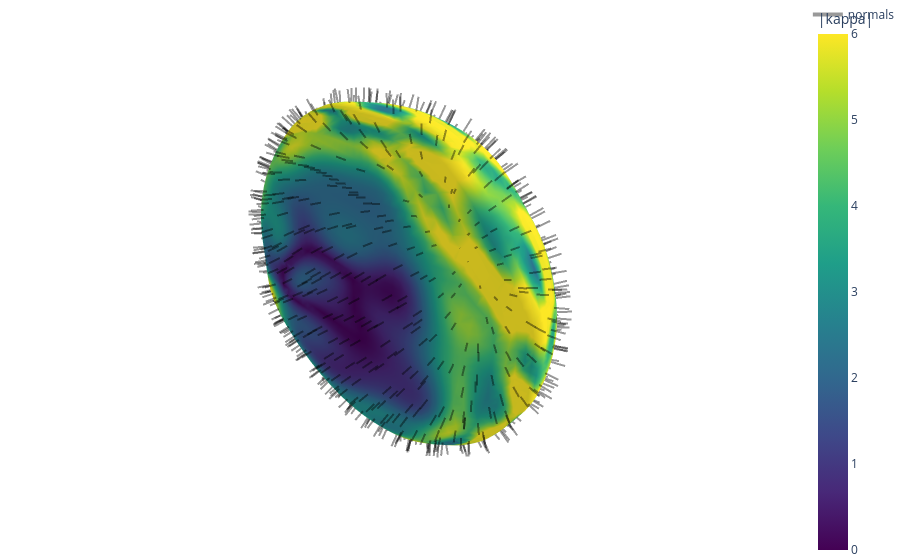

The code cell stored with this chart in its notebook:
### Code cell
## INTERACTIVE PLOT ##

from pinn.normal_curves import interactive_isosurface_plot

# ==== Parameters =====
lambda_1 = 100000
lambda_2 = 10
lambda_3 = 100000
shape = "biconcave"
step = 10000
additive = 0.15
missing  = 0.6
str_add  = str(additive).replace('.', '')
str_miss = str(missing).replace('.', '')
version  = "data_0123"

# ==== Load checkpoint data =====
checkpoint_data = {}
checkpoint_dir = f"../outputs/logs/{shape}/{version}/a{str_add}_m{str_miss}/lambda_{lambda_1}_{lambda_2}_{lambda_3}_cont/checkpoint_{step}"
# checkpoint_dir = f"../outputs/logs/{shape}/lambda_{lambda_1}_{lambda_2}_{lambda_3}/checkpoint_{step}"
checkpoint_path = os.path.abspath(checkpoint_dir)
checkpoint_data = checkpoints.restore_checkpoint(ckpt_dir=checkpoint_path, target=None)


fig, verts, faces, norms, kappa = interactive_isosurface_plot(
    checkpoint_data,
    grid_size=64,
    
    compute_normals=True,
    n_cone=1000, 
    cone_length=0.05,
    cone_opacity=0.4,
    norm_direction=-1,
    
    compute_curvature=True,
    abs_curvature=True,
    colorscale="Viridis",
    clim=(0, 6),          # color range
    show_colorbar=True,
    mesh_opacity=1,
)
fig.show()

### Figure 1 — Plotly figure (JSON) as saved in the notebook; plotly's stock layout.template omitted (floating-point values rounded to 4 significant figures; data arrays with more than 128 entries replaced by an {"elided": "..."} marker saying what was removed)
{"data": [{"cmax": 6, "cmin": 0, "colorbar": {"title": {"text": "|kappa|"}}, "colorscale": [[0, "#440154"], [0.1111, "#482878"], [0.2222, "#3e4989"], [0.3333, "#31688e"], [0.4444, "#26828e"], [0.5556, "#1f9e89"], [0.6667, "#35b779"], [0.7778, "#6ece58"], [0.8889, "#b5de2b"], [1, "#fde725"]], "i": {"elided": "12152 int values"}, "intensity": {"elided": "6078 float values"}, "j": {"elided": "12152 int values"}, "k": {"elided": "12152 int values"}, "name": "phi surface", "opacity": 1, "showscale": true, "type": "mesh3d", "x": {"elided": "6078 float values"}, "y": {"elided": "6078 float values"}, "z": {"elided": "6078 float values"}}, {"line": {"color": "black", "width": 4}, "mode": "lines", "name": "normals", "opacity": 0.4, "showlegend": true, "type": "scatter3d", "x": {"elided": "3000 float values"}, "y": {"elided": "3000 float values"}, "z": {"elided": "3000 float values"}}], "layout": {"margin": {"b": 0, "l": 0, "r": 0, "t": 0}, "scene": {"aspectmode": "data", "xaxis": {"visible": false}, "yaxis": {"visible": false}, "zaxis": {"visible": false}}, "showlegend": true}}
